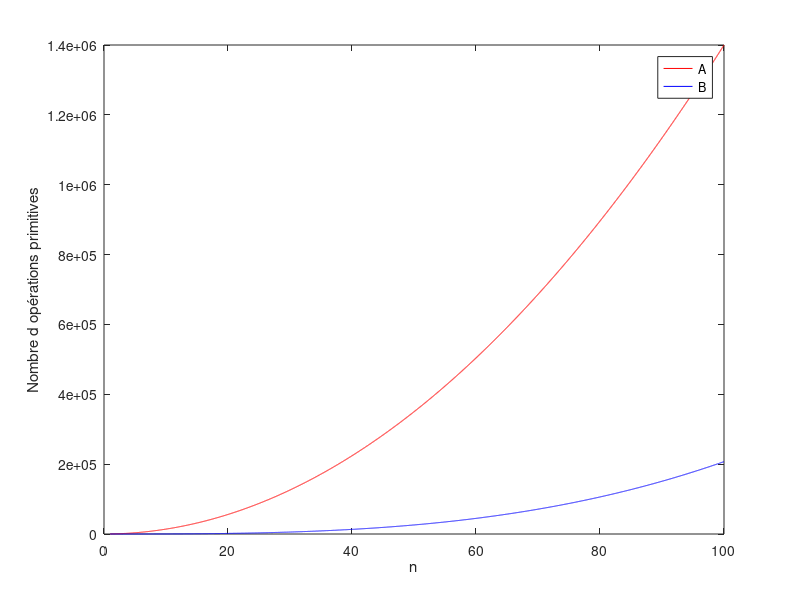

The MATLAB source for this figure:
n = 1:0.01:100;
A = 140 * n.^2;
B = 29 * n.^3 / 140;

plot(n,A, 'r', n,B, 'b')
legend('A','B')
xlabel('n')
ylabel('Nombre d opérations primitives')
